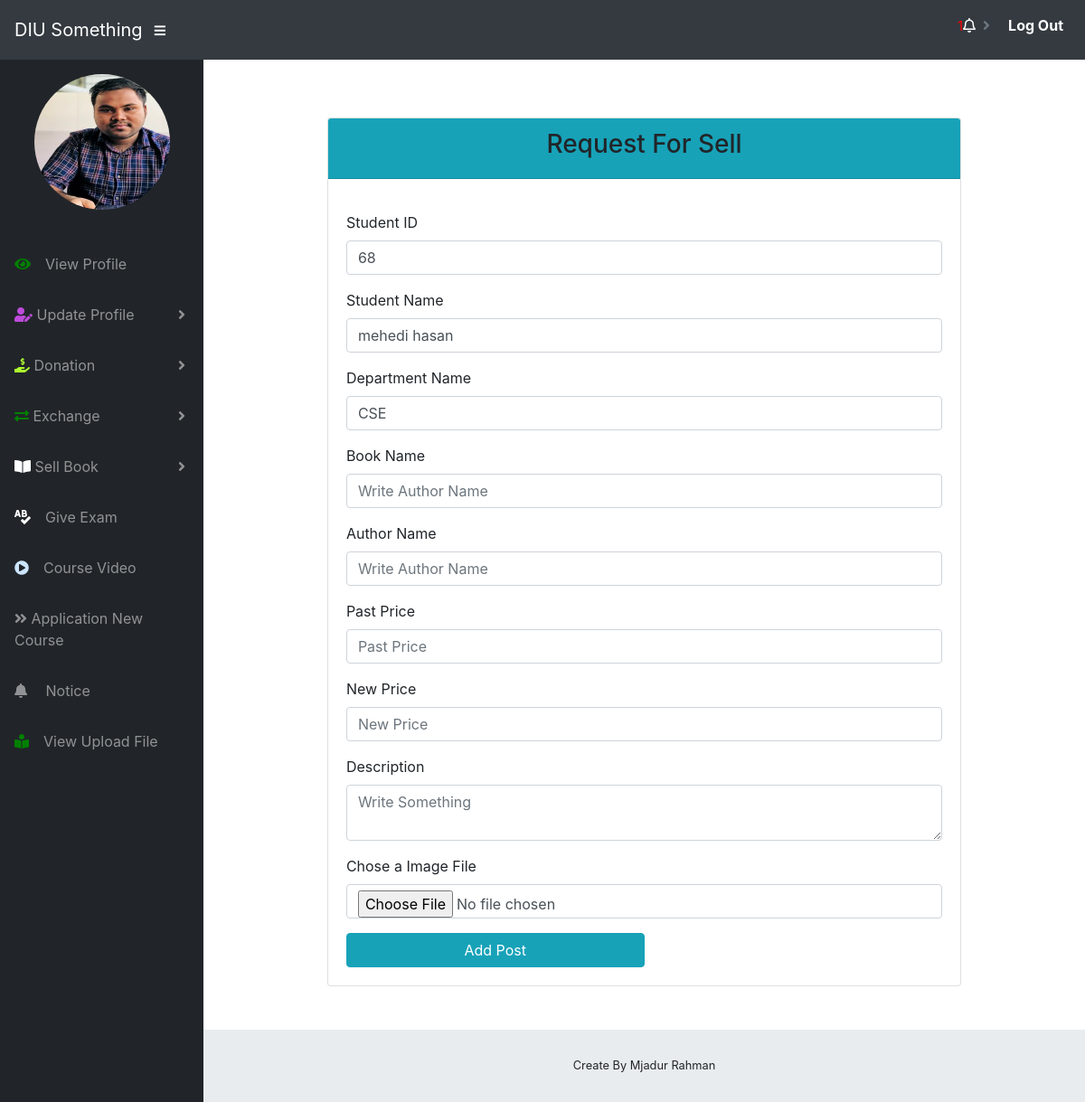
Screenshot of /student/sell_request.php (signed in) with the database file from the repository.
### tables this page shows
CREATE TABLE `students` (
  `id` int(11) NOT NULL,
  `first_name` varchar(255) NOT NULL,
  `last_name` varchar(255) NOT NULL,
  `username` varchar(255) NOT NULL,
  `depertment` varchar(255) NOT NULL,
  `password` varchar(255) NOT NULL,
  `status` varchar(255) NOT NULL,
  `contact` varchar(255) NOT NULL,
  `address` varchar(255) NOT NULL,
  `dob` date NOT NULL,
  `gender` varchar(255) NOT NULL,
  `fathername` varchar(255) NOT NULL,
  `mothername` varchar(255) NOT NULL,
  `fatherphone` varchar(255) NOT NULL,
  `motherphone` varchar(255) NOT NULL,
  `image` varchar(255) NOT NULL
);

### php/students.php (called while the page is built, shortened)
<?php
function getUserDataByUserId($id) {
    global $connect;
	$sql = "SELECT * FROM students WHERE id = $id";
	$query = $connect->query($sql);
	$result = $query->fetch_assoc();
	return $result;
}

### student/sell_request.php (the view, shortened to what this page needs)
<?php include "mastering/header.php"?>
<body id="page-top">
<?php include "mastering/nav.php"?>
<div id="wrapper">
    <?php include "mastering/side_bar.php"?>
    <div id="content-wrapper">
        <div class="container">
            <div class="row">
                <div class="col-md-9 mx-auto mb-5">
                    <div class="card mt-5">
                        <div class="card-header bg-info">
                            <h3 class="text-center">Request For Sell</h3>
                        </div>
                        <div class="card-body">
                            <form action="" method="post" enctype="multipart/form-data">
                                <div class="form-group">
                                    <label>Student ID</label>
                                    <input type="text"  name="studentID" class="form-control" value="<?php echo $userdata['id'];?>">
                                </div>
                                <div class="form-group">
                                    <label>Student Name</label>
                                    <input type="text"  name="student_name" class="form-control" value="<?php echo $userdata['first_name'];?> <?php echo $userdata['last_name'];?>">
                                </div>
                                <div class="form-group">
                                    <label>Department Name</label>
                                    <input type="text"  name="dept" class="form-control" value="<?php echo $userdata['depertment'];?>">
                                </div>
                                <div class="form-group">
                                    <label>Book Name</label>
                                    <input type="text" name="book_name" class="form-control" placeholder="Write Author Name">
                                </div>
                                <div class="form-group">
                                    <label>Author Name</label>
                                    <input type="text" name="author_name" class="form-control" placeholder="Write Author Name">
                                </div>
                                <div class="form-group">
                                    <label>Past Price</label>
                                    <input type="number" name="past_price" class="form-control" placeholder="Past Price">
                                </div>
                                <div class="form-group">
                                    <label>New Price</label>
                                    <input type="number" name="present_price" class="form-control" placeholder="New Price">
                                </div>
                                <div class="form-group">
                                    <label>Description</label>
                                    <textarea name="description" class="form-control" placeholder="Write Something"></textarea>
                                </div>
                                <div class="form-group">
                                    <label>Chose a Image File</label>
                                    <input type="file" name="image" class="form-control" placeholder="chose a file">
                                </div>
                                <div>
                                    <input type="submit" name="btn_sell" class="btn btn-info col-md-6" value="Add Post">
                                </div>
                            </form>
                        </div>
                    </div>
                </div>
            </div>
            <?php include "mastering/footer.php" ?>
        </div>
    </div>
    <?php include "mastering/script.php"?>

### student/mastering/side_bar.php (shortened to what this page needs)
<ul class="sidebar navbar-nav">
    <li class="nav-item active">
        <a class="nav-link" href="">
            <span> <p class="text-center"><img class="img-fluid" src="../images/<?php echo $userdata['image'] ?>" title="<?php echo $userdata['first_name']?>" alt="card image" style="height: 150px; width: 150px; border-radius: 67%"></p></span>
        </a>
    </li>
    <li class="nav-item">
        <a href="student_dasboard.php" class="nav-link card-symbol"><span class="card_view"><i class="fas fa-eye" style="color: green;"></i><span class="ml-3">View Profile</span></span></a>
    </li>
    <li class="nav-item dropdown">
        <a class="nav-link dropdown-toggle" href="#" id="pagesDropdown" role="button" data-toggle="dropdown" aria-haspopup="true" aria-expanded="false">
            <i class="fas fa-user-edit" style="color: #BE4BDB"></i>
            <span>Update Profile</span>
        </a>
    </li>
    <li class="nav-item dropdown">
        <a class="nav-link dropdown-toggle" href="#" id="pagesDropdown" role="button" data-toggle="dropdown" aria-haspopup="true" aria-expanded="false">
            <i class="fas fa-hand-holding-usd" style="color: greenyellow"></i>
            <span>Donation</span>
        </a>
    </li>
    <li class="nav-item dropdown">
        <a class="nav-link dropdown-toggle" href="#" id="pagesDropdown" role="button" data-toggle="dropdown" aria-haspopup="true" aria-expanded="false">
            <i class="fas fa-exchange-alt" style="color: green;"></i>
            <span>Exchange</span>
        </a>
    </li>
    <li class="nav-item dropdown">
        <a class="nav-link dropdown-toggle" href="#" id="pagesDropdown" role="button" data-toggle="dropdown" aria-haspopup="true" aria-expanded="false">
            <i class="fas fa-book-open" style="color: white"></i>
            <span>Sell Book</span>
        </a>
    </li>
    <li class="nav-item">
        <a href="exam/index.php" target="_blank" class="nav-link card-symbol"><i class="fas fa-spell-check" style="color:  white"></i><span class="card_view"><span class="ml-3">Give Exam</span></span></a>
    </li>
    <li class="nav-item">
        <a href="course_video.php" class="nav-link card-symbol"><i class="fas fa-play-circle" style="color: #cce5ff;"></i><span class="card_view"><span class="ml-3">Course Video</span></span></a>
    </li>
    <li class="nav-item">
        <a href="send_request.php" class="nav-link card-symbol"><i class="fas fa-angle-double-right"></i><span class="card_view"><span> Application New Course</span></span></a>
    </li>
    <li class="nav-item">
        <a href="notice.php" class="nav-link card-symbol"><i class="fas fa-bell"></i><span class="card_view"><span class="ml-3"> Notice</span></span></a>
    </li>
    <li class="nav-item">
        <a href="view.php" class="nav-link card-symbol"><i class="fas fa-book-reader" style="color: green"></i><span class="card_view"><span class="ml-3">View Upload File</span></span></a>
    </li>
</ul>

### rows the page displays
students: image (picture), studentID "68", student_name "mehedi hasan", dept "CSE"

### other values shown
$count "1"
